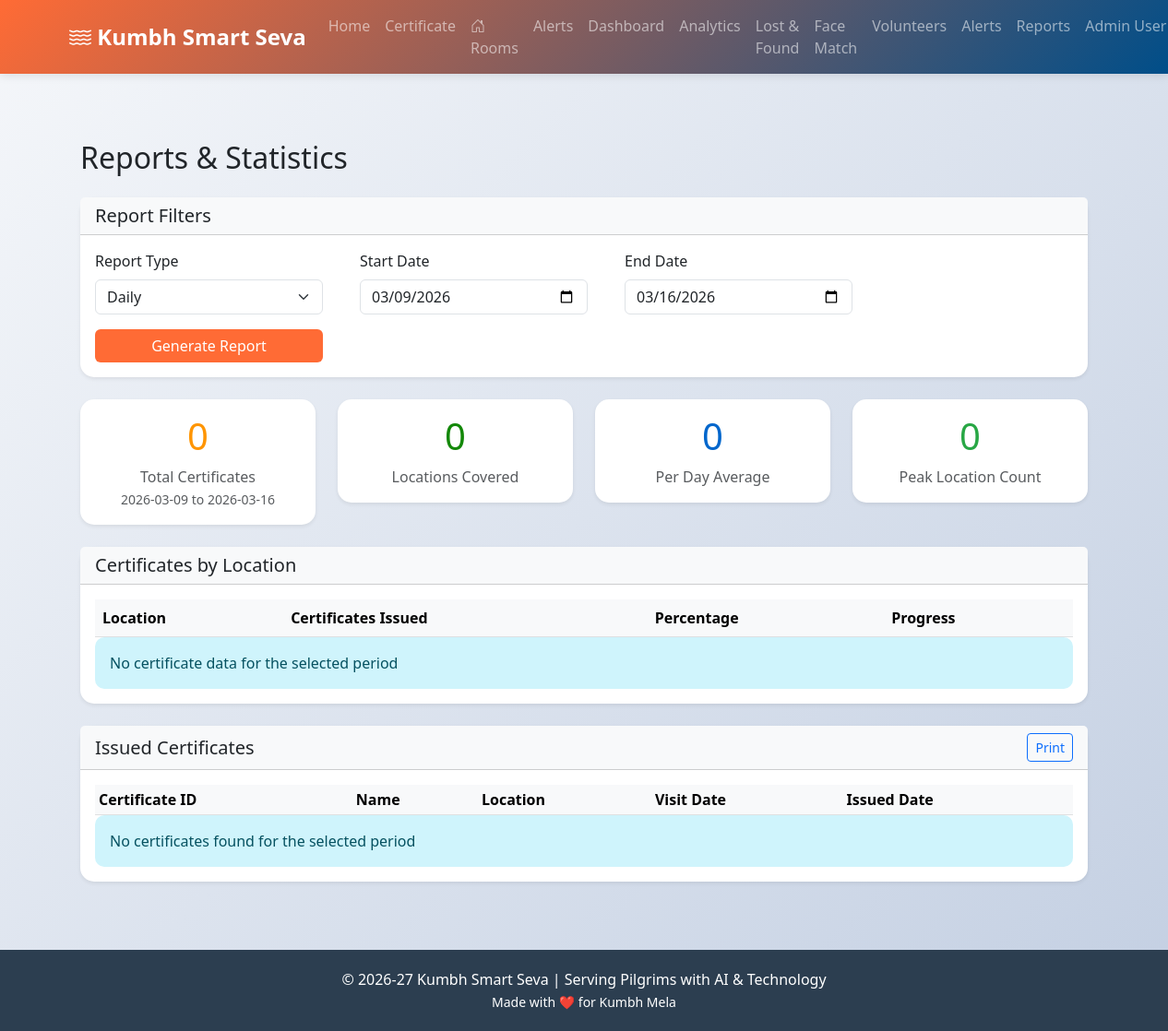
The app's page /admin/reports (signed in), older data.
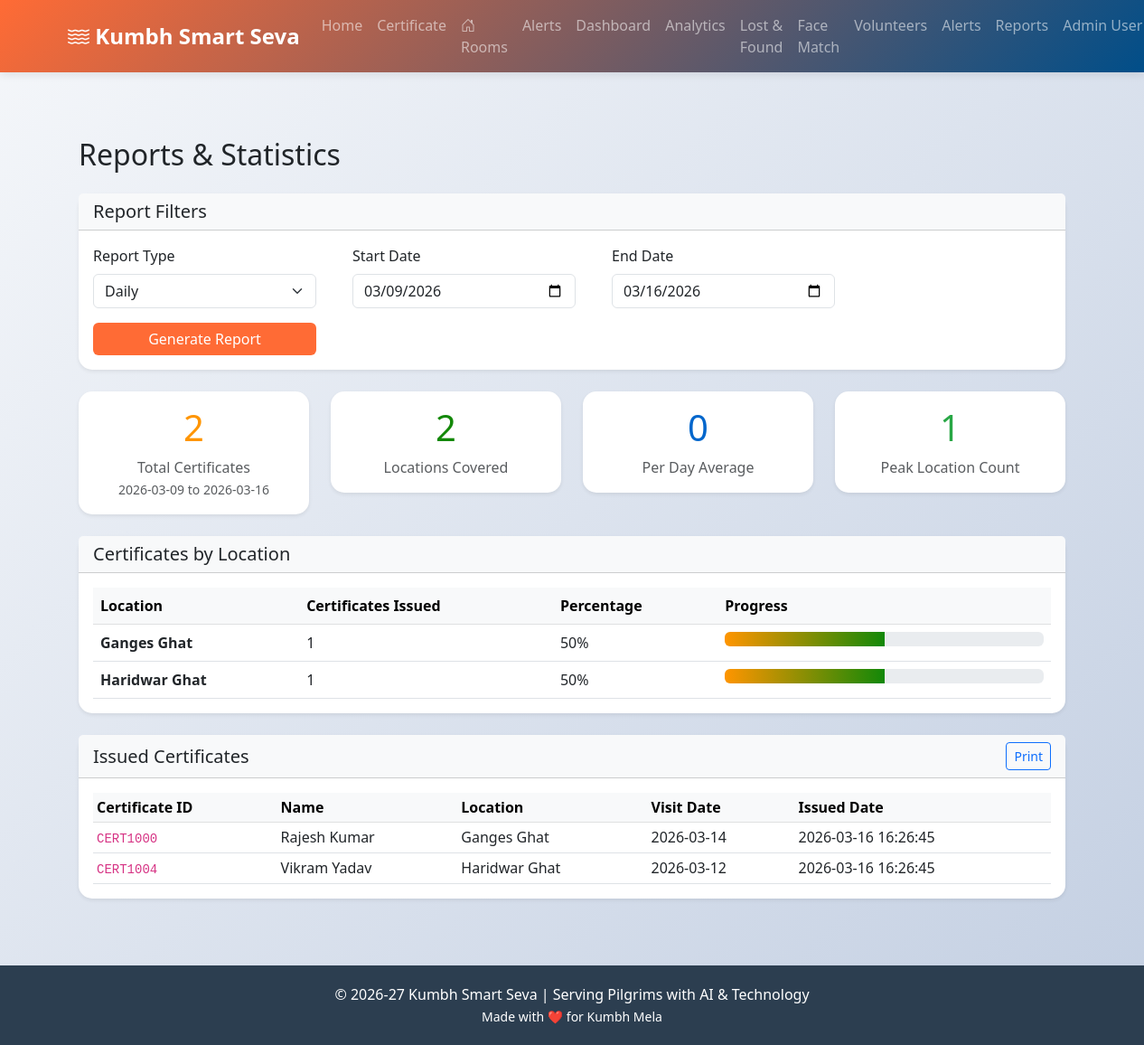
The same page, newer data.
### tables this page shows
CREATE TABLE locations (
                id INTEGER PRIMARY KEY AUTOINCREMENT,
                name TEXT NOT NULL UNIQUE,
                latitude REAL,
                longitude REAL,
                capacity INTEGER DEFAULT 5000,
                created_at TIMESTAMP DEFAULT CURRENT_TIMESTAMP
            );

CREATE TABLE visitor_certificates (
                id INTEGER PRIMARY KEY AUTOINCREMENT,
                certificate_id TEXT NOT NULL UNIQUE,
                user_id INTEGER NOT NULL,
                full_name TEXT NOT NULL,
                location_id INTEGER NOT NULL,
                visit_date TEXT NOT NULL,
                photo_path TEXT,
                qr_code_path TEXT,
                email TEXT,
                phone TEXT,
                created_at TIMESTAMP DEFAULT CURRENT_TIMESTAMP,
                FOREIGN KEY (user_id) REFERENCES users(id),
                FOREIGN KEY (location_id) REFERENCES locations(id)
            );

### app.py (the view)
@app.route('/admin/reports')
@admin_login_required
def admin_reports():
    location_id = session.get('location_id')
    report_type = request.args.get('type', 'daily')
    start_date = request.args.get('start_date')
    end_date = request.args.get('end_date')
    if not start_date:
        start_date = (datetime.now() - timedelta(days=7)).strftime('%Y-%m-%d')
    if not end_date:
        end_date = datetime.now().strftime('%Y-%m-%d')
    certs = cert_manager.get_all_certificates(location_id, start_date, end_date)
    certs_by_location = cert_manager.get_certificate_count_by_location(start_date, end_date)
    try:
        start_dt = datetime.strptime(start_date, '%Y-%m-%d')
        end_dt = datetime.strptime(end_date, '%Y-%m-%d')
        days_count = (end_dt - start_dt).days + 1
        per_day_avg = len(certs) // days_count if days_count > 0 else 0
    except:
        days_count = 1
        per_day_avg = len(certs)
    return render_template('admin_reports.html',
                         report_type=report_type,
                         start_date=start_date,
                         end_date=end_date,
                         certificates=certs,
                         certs_by_location=certs_by_location,
                         days_count=days_count,
                         per_day_avg=per_day_avg)

### app.py (called while the page is built)
@app.before_request
def require_login_for_modules():
    exempt_endpoints = {
        'index', 'login', 'register', 'logout',
        'admin_login', 'admin_logout',
        'generate_certificate_page', 'create_certificate', 'view_certificate',
        'verify_certificate', 'verify_certificate_page', 'api_verify_certificate', 'download_certificate'
    }
    endpoint = request.endpoint or ''
    if endpoint.startswith('static'):
        return
    if endpoint in exempt_endpoints:
        return
    if 'certificate' in endpoint:
        return
    if session.get('user_id') or session.get('admin_id'):
        return
    if endpoint not in {'login', 'register'}:
        flash('Please login to access this feature', 'warning')
    return redirect(url_for('login'))

def admin_login_required(f):
    from functools import wraps
    @wraps(f)
    def decorated_function(*args, **kwargs):
        if 'admin_id' not in session:
            flash('Please login as admin first', 'warning')
            return redirect(url_for('admin_login'))
        return f(*args, **kwargs)
    return decorated_function

### templates/admin_reports.html (shortened to what the changed rows need)
{% extends "base.html" %}
{% block content %}
<div class="container-fluid py-4">
    <h2 class="mb-4">
         Reports & Statistics
    </h2>
    <div class="row mb-4">
        <div class="col-md-3">
            <div class="card border-0 shadow-sm">
                <div class="card-body text-center">
                    <h1 style="color: #FF9500;">{{ certificates|length }}</h1>
                    <p class="text-muted mb-0">Total Certificates</p>
                    <small class="text-muted">{{ start_date }} to {{ end_date }}</small>
                </div>
            </div>
        </div>
        <div class="col-md-3">
            <div class="card border-0 shadow-sm">
                <div class="card-body text-center">
                    <h1 style="color: #138808;">{{ certs_by_location|length }}</h1>
                    <p class="text-muted mb-0">Locations Covered</p>
                </div>
            </div>
        </div>
        <div class="col-md-3">
            <div class="card border-0 shadow-sm">
                <div class="card-body text-center">
                    <h1 style="color: #0066cc;">{{ per_day_avg }}</h1>
                </div>
            </div>
        </div>
        <div class="col-md-3">
            <div class="card border-0 shadow-sm">
                <div class="card-body text-center">
                    <h1 style="color: #28a745;">
                        {% set max_count = certs_by_location|map(attribute='count')|max|default(0) %}
                        {{ max_count }}
                    </h1>
                    <p class="text-muted mb-0">Peak Location Count</p>
                </div>
            </div>
        </div>
    </div>
    <div class="card border-0 shadow-sm mb-4">
        <div class="card-body">
            <div class="table-responsive">
                <table class="table table-hover mb-0">
                    <thead class="table-light">
                        <tr>
                            <th>Location</th>
                            <th>Certificates Issued</th>
                            <th>Percentage</th>
                            <th>Progress</th>
                        </tr>
                    </thead>
                    <tbody>
                        {% set total_certs = certs_by_location|map(attribute='count')|sum %}
                        {% for loc in certs_by_location %}
                        <tr>
                            <td><strong>{{ loc.location_name }}</strong></td>
                            <td>{{ loc.count }}</td>
                            <td>
                                {% if total_certs > 0 %}
                                    {{ ((loc.count / total_certs) * 100)|int }}%
                                {% else %}
                                    0%
                                {% endif %}
                            </td>
                            <td>
                                <div class="progress" style="min-width: 200px;">
                                    <div class="progress-bar" role="progressbar"
                                         style="width: {% if total_certs > 0 %}{{ ((loc.count / total_certs) * 100)|int }}{% else %}0{% endif %}%; background: linear-gradient(90deg, #FF9500, #138808);"
                                         aria-valuenow="{{ loc.count }}" aria-valuemin="0" aria-valuemax="{{ total_certs }}">
                                    </div>
                                </div>
                            </td>
                        </tr>
                        {% endfor %}
                    </tbody>
                </table>
            </div>
            {% if not certs_by_location %}
            <div class="alert alert-info mb-0">
                 No certificate data for the selected period
            </div>
            {% endif %}
        </div>
    </div>
    <div class="card border-0 shadow-sm">
        <div class="card-body">
            <div class="table-responsive">
                <table class="table table-sm table-hover mb-0">
                    <thead class="table-light">
                        <tr>
                            <th>Certificate ID</th>
                            <th>Name</th>
                            <th>Location</th>
                            <th>Visit Date</th>
                            <th>Issued Date</th>
                        </tr>
                    </thead>
                    <tbody>
                        {% for cert in certificates %}
                        <tr>
                            <td><code>{{ cert.certificate_id }}</code></td>
                            <td>{{ cert.full_name }}</td>
                            <td>{{ cert.location_name }}</td>
                            <td>{{ cert.visit_date }}</td>
                            <td>{{ cert.created_at }}</td>
                        </tr>
                        {% endfor %}
                    </tbody>
                </table>
            </div>
            {% if not certificates %}
            <div class="alert alert-info mb-0">
                 No certificates found for the selected period
            </div>
            {% endif %}
        </div>
    </div>
</div>
{% endblock %}

Row changes from the older to the newer data that the page shows:
now on this page (row unchanged): locations: location_name "Ganges Ghat", count "1", count "50"
now on this page (row unchanged): locations: location_name "Haridwar Ghat", count "1", count "50"
added visitor_certificates: certificate_id "CERT1000", full_name "Rajesh Kumar", location_name "Ganges Ghat", visit_date "2026-03-14", created_at "2026-03-16 16:26:45"
added visitor_certificates: certificate_id "CERT1004", full_name "Vikram Yadav", location_name "Haridwar Ghat", visit_date "2026-03-12", created_at "2026-03-16 16:26:45"
Text that changed along with them:
{{ certificates|length }}: "0" → "2"
{{ certs_by_location|length }}: "0" → "2"
{{ max_count }}: "0" → "1"
text no longer shown: "No certificate data for the selected period No certificates found for the selected period"
